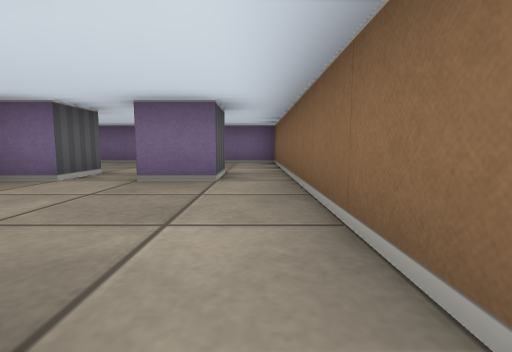
[1] (above)

12 first-person views from a walk through a cub3D maze. The camera is about half as high as the walls, tilts 6° down and sees 85° across. The floor is counted in squares. Each view is taken from the middle of a square. On the plan, view 1 faces up. The plan holds only what a view shows up to about 9 squares ahead; the rest is blank.

[2]
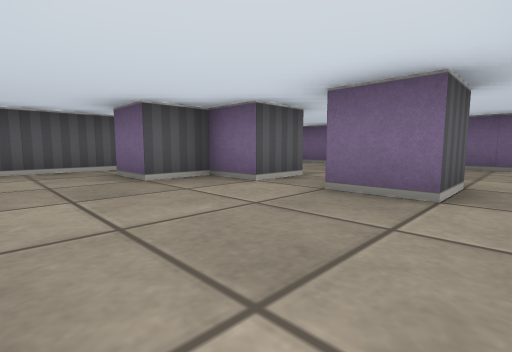

[3]
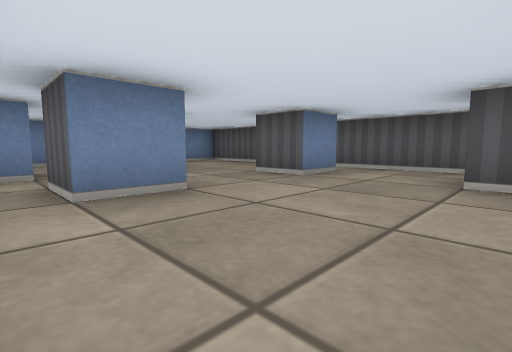

[4]
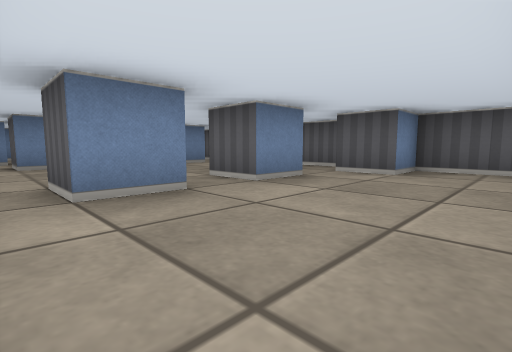

[5]
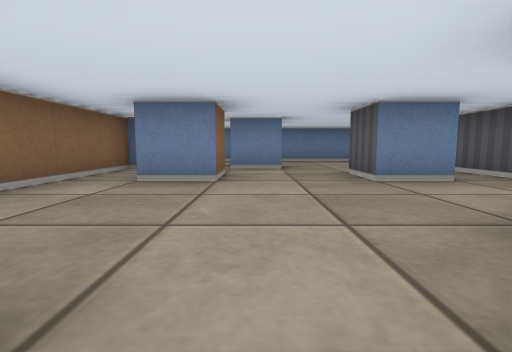

[6]
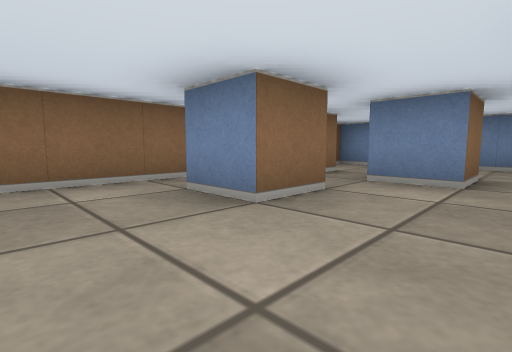

[7]
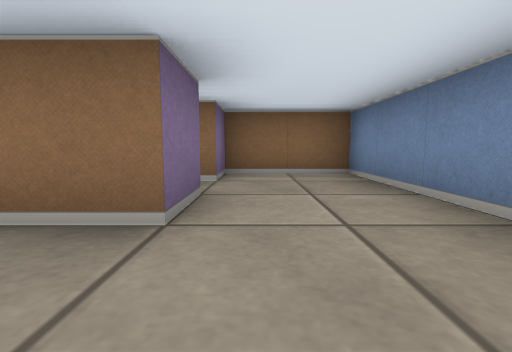

[8]
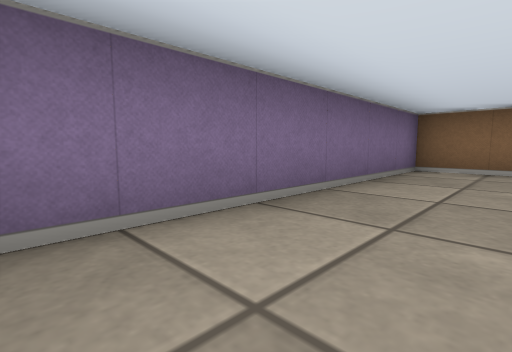

[9]
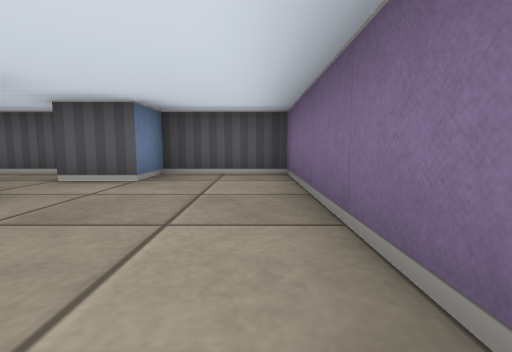

[10]
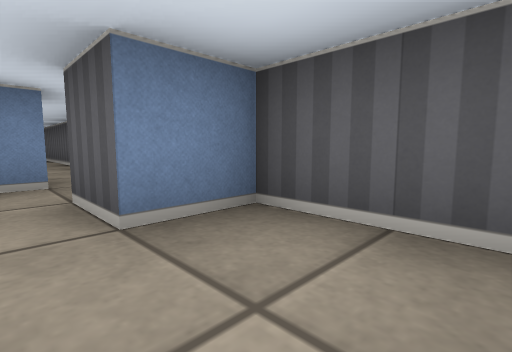

[11]
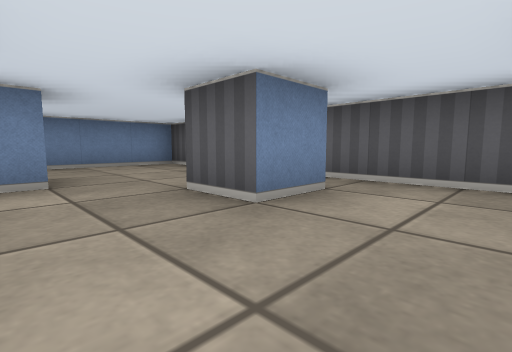

[12]
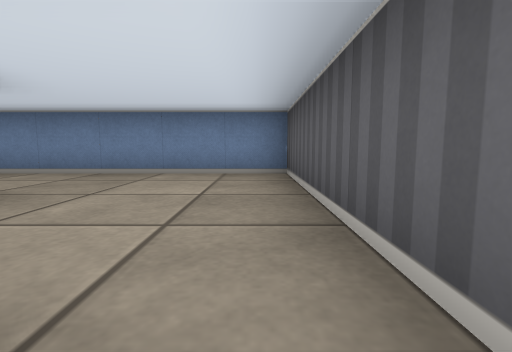

### Floor plan
Points are (right, up) in squares from view 1. A wall is a line through its corners. A room is listed if a view was taken in it or the views show most of it. See-through windows are left out.
Room 1 (views 1, 2, 3, 4, 5, 6, 7, 8, 9, 10, 11, 12)
walls: (-1.5, -0.6) (-1.5, 0.5) (-0.5, 0.5) (-0.5, -0.5); (-4.6, 0.5) (-3.5, 0.5) (-3.5, -0.5); (-0.6, -1.5) (0.5, -1.5) (0.5, 7.5) (-5.5, 7.5) (-5.5, 5.5) (-4.5, 5.5) (-4.5, 4.5); (-1.6, 4.5) (-0.5, 4.5) (-0.5, 3.5) (-1.5, 3.5); (-1.5, -2.5) (-2.5, -2.5) (-2.5, -1.5) (-1.5, -1.5); (-4.6, 3.5) (-4.1, 3.5); (-3.5, 4.5) (-2.5, 4.5) (-2.5, 3.5) (-3.5, 3.5) (-3.5, 2.5) (-4.5, 2.5); (-5.5, 4) (-5.5, -4.5) (0.5, -4.5) (0.5, -2.5) (-0.5, -2.5) (-0.5, -2.1)

Where each view was taken, in squares from view 1:
view 1: 0 up, 0 right, facing up
view 2: 1 up, 0 right, facing up-left
view 3: 3 up, 0 right, facing down-left
view 4: 7 up, 0 right, facing down-left
view 5: 4 up, 2 left, facing down
view 6: 2 up, 3 left, facing down-right
view 7: 3 down, 4 left, facing right
view 8: 6 up, 5 left, facing up-right
view 9: 7 up, 1 left, facing left
view 10: 7 up, 4 left, facing down-left
view 11: 2 up, 2 left, facing down-left
view 12: 0 up, 5 left, facing down
